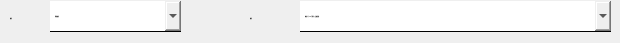
    <widget class="QWidget" name="page_room_cal">
     <widget class="QLabel" name="label_67">
      <property name="geometry">
       <rect>
        <x>10</x>
        <y>3</y>
        <width>41</width>
        <height>31</height>
       </rect>
      </property>
      <property name="font">
       <font>
        <family>黑体</family>
        <pointsize>-1</pointsize>
       </font>
      </property>
      <property name="text">
       <string>类型:</string>
      </property>
     </widget>
     <widget class="QComboBox" name="comboBox_room_type">
      <property name="geometry">
       <rect>
        <x>300</x>
        <y>1</y>
        <width>311</width>
        <height>31</height>
       </rect>
      </property>
      <property name="font">
       <font>
        <family>黑体</family>
        <pointsize>-1</pointsize>
       </font>
      </property>
      <property name="styleSheet">
       <string notr="true">border:none;
border-bottom:1px solid black;</string>
      </property>
      <item>
       <property name="text">
        <string>体积小于425m³房间（点噪音源）</string>
       </property>
      </item>
      <item>
       <property name="text">
        <string>体积大于425m³房间（点噪音源）</string>
       </property>
      </item>
      <item>
       <property name="text">
        <string>无家具空房间（点噪音源）</string>
       </property>
      </item>
      <item>
       <property name="text">
        <string>室外开敞处所（点噪音源）</string>
       </property>
      </item>
      <item>
       <property name="text">
        <string>条缝风口房间（线噪音源）</string>
       </property>
      </item>
      <item>
       <property name="text">
        <string>雨降风口房间（面噪音源）</string>
       </property>
      </item>
     </widget>
     <widget class="QLabel" name="label_68">
      <property name="geometry">
       <rect>
        <x>250</x>
        <y>3</y>
        <width>41</width>
        <height>31</height>
       </rect>
      </property>
      <property name="font">
       <font>
        <family>黑体</family>
        <pointsize>-1</pointsize>
       </font>
      </property>
      <property name="text">
       <string>类型:</string>
      </property>
     </widget>
     <widget class="QComboBox" name="comboBox_sound_type_room">
      <property name="geometry">
       <rect>
        <x>50</x>
        <y>1</y>
        <width>131</width>
        <height>31</height>
       </rect>
      </property>
      <property name="font">
       <font>
        <family>黑体</family>
        <pointsize>-1</pointsize>
       </font>
      </property>
      <property name="styleSheet">
       <string notr="true">border:none;
border-bottom:1px solid black;</string>
      </property>
      <item>
       <property name="text">
        <string>声源噪音</string>
       </property>
      </item>
      <item>
       <property name="text">
        <string>气流噪音</string>
       </property>
      </item>
      <item>
       <property name="text">
        <string>噪音衰减+气流噪音</string>
       </property>
      </item>
      <item>
       <property name="text">
        <string>噪音衰减</string>
       </property>
      </item>
      <item>
       <property name="text">
        <string>声压级计算</string>
       </property>
      </item>
     </widget>
    </widget>
